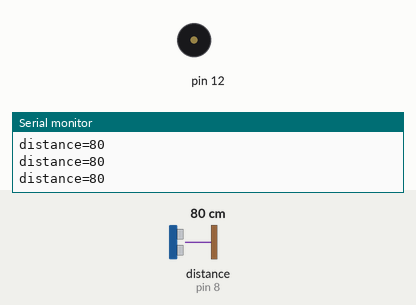
Simulated run of this sketch. Board: Arduino Uno, built with avr-gcc and run on an emulated ATmega328P. Shown: buzzer (waves = sounding), the last lines printed to the serial monitor. Wiring (inferred from the names in the program): ultrasonic range finder: trigger pin 7; echo pin 8. The inputs (shaded band) are chosen by the test bench; at power-on: distance to the obstacle (sensor on pin 8) 80 cm. The echo pulse lasts 58.3 µs per cm.

Above: at 1.2 s.
1.3 s: distance to the obstacle (sensor on pin 8) set to 4 cm
At 2.0 s:
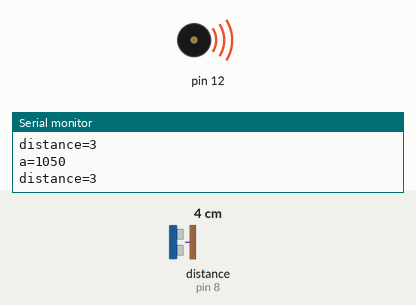
2.8 s: distance to the obstacle (sensor on pin 8) set to 18 cm
At 3.3 s:
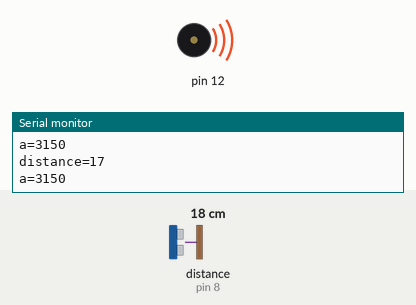
5.8 s: distance to the obstacle (sensor on pin 8) set to 9 cm
At 6.8 s:
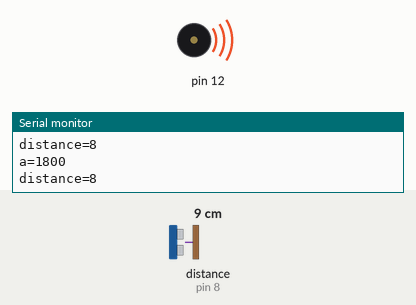
8.8 s: distance to the obstacle (sensor on pin 8) set to 2 cm
At 10.0 s:
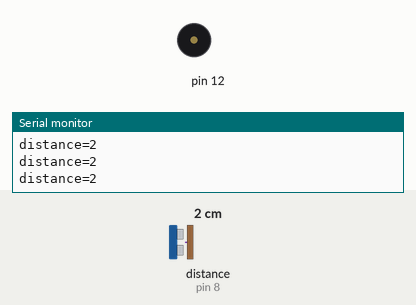
11.8 s: distance to the obstacle (sensor on pin 8) set to 35 cm
At 12.5 s:
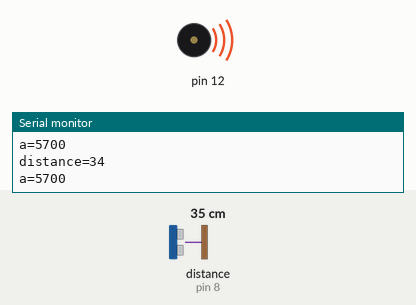
14.8 s: distance to the obstacle (sensor on pin 8) set to 60 cm
At 16.2 s:
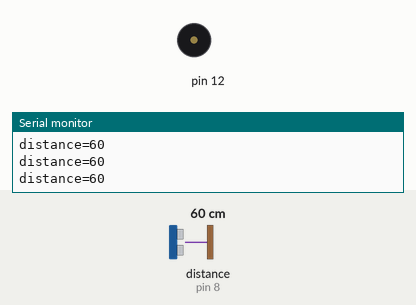
Timing chart, 0 to 17.8 s (numbered marks = the images above; inputs shaded):
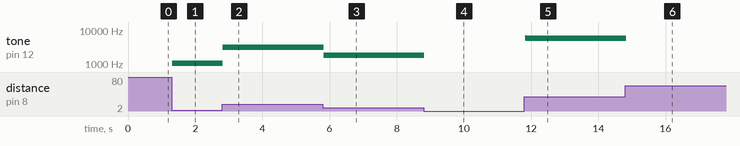

The sketch:

tone_by_distance.ino
```cpp
 const int Trig = 7;
 const int Echo = 8;
  unsigned int time_us=0;
  unsigned int distance_sm=0;
void setup() {
   // put your setup code here, to run once:
   pinMode(Trig, OUTPUT);
   pinMode(Echo, INPUT);
   Serial.begin(9600);
}


  int readDistance()
{
  digitalWrite(Trig, HIGH); // Подаем сигнал на выход микроконтроллера
  delayMicroseconds(10); // Удерживаем 10 микросекунд
  digitalWrite(Trig, LOW); // Затем убираем
  time_us=pulseIn(Echo, HIGH); // Замеряем длину импульса
       distance_sm=time_us/58; // Пересчитываем в сантиметры
  return distance_sm;
}


void loop() {
  // put your main code here, to run repeatedly:
 int h = readDistance() ;
 Serial.print("distance=");
 Serial.println(h);
 bool isTone = (h < 50) && (h > 2);
 if (isTone ) {
  int a = 600 + 150*h;
  tone (12, a);
 Serial.print("a=");
 Serial.println(a);
 } else {
  noTone(12);
 }
}
```

Measured:
- after the input at 1.3 s, tone on pin 12: silent → 1050 Hz at once
- after the input at 2.8 s, tone on pin 12: 1050 Hz → 3150 Hz at once
- after the input at 5.8 s, tone on pin 12: 3150 Hz → 1800 Hz at once
- after the input at 8.8 s, tone on pin 12: 1800 Hz → silent at once
- after the input at 11.8 s, tone on pin 12: silent → 5850 Hz at once, → 5700 Hz 0.02 s later
- after the input at 14.8 s, tone on pin 12: 5700 Hz → silent at once
